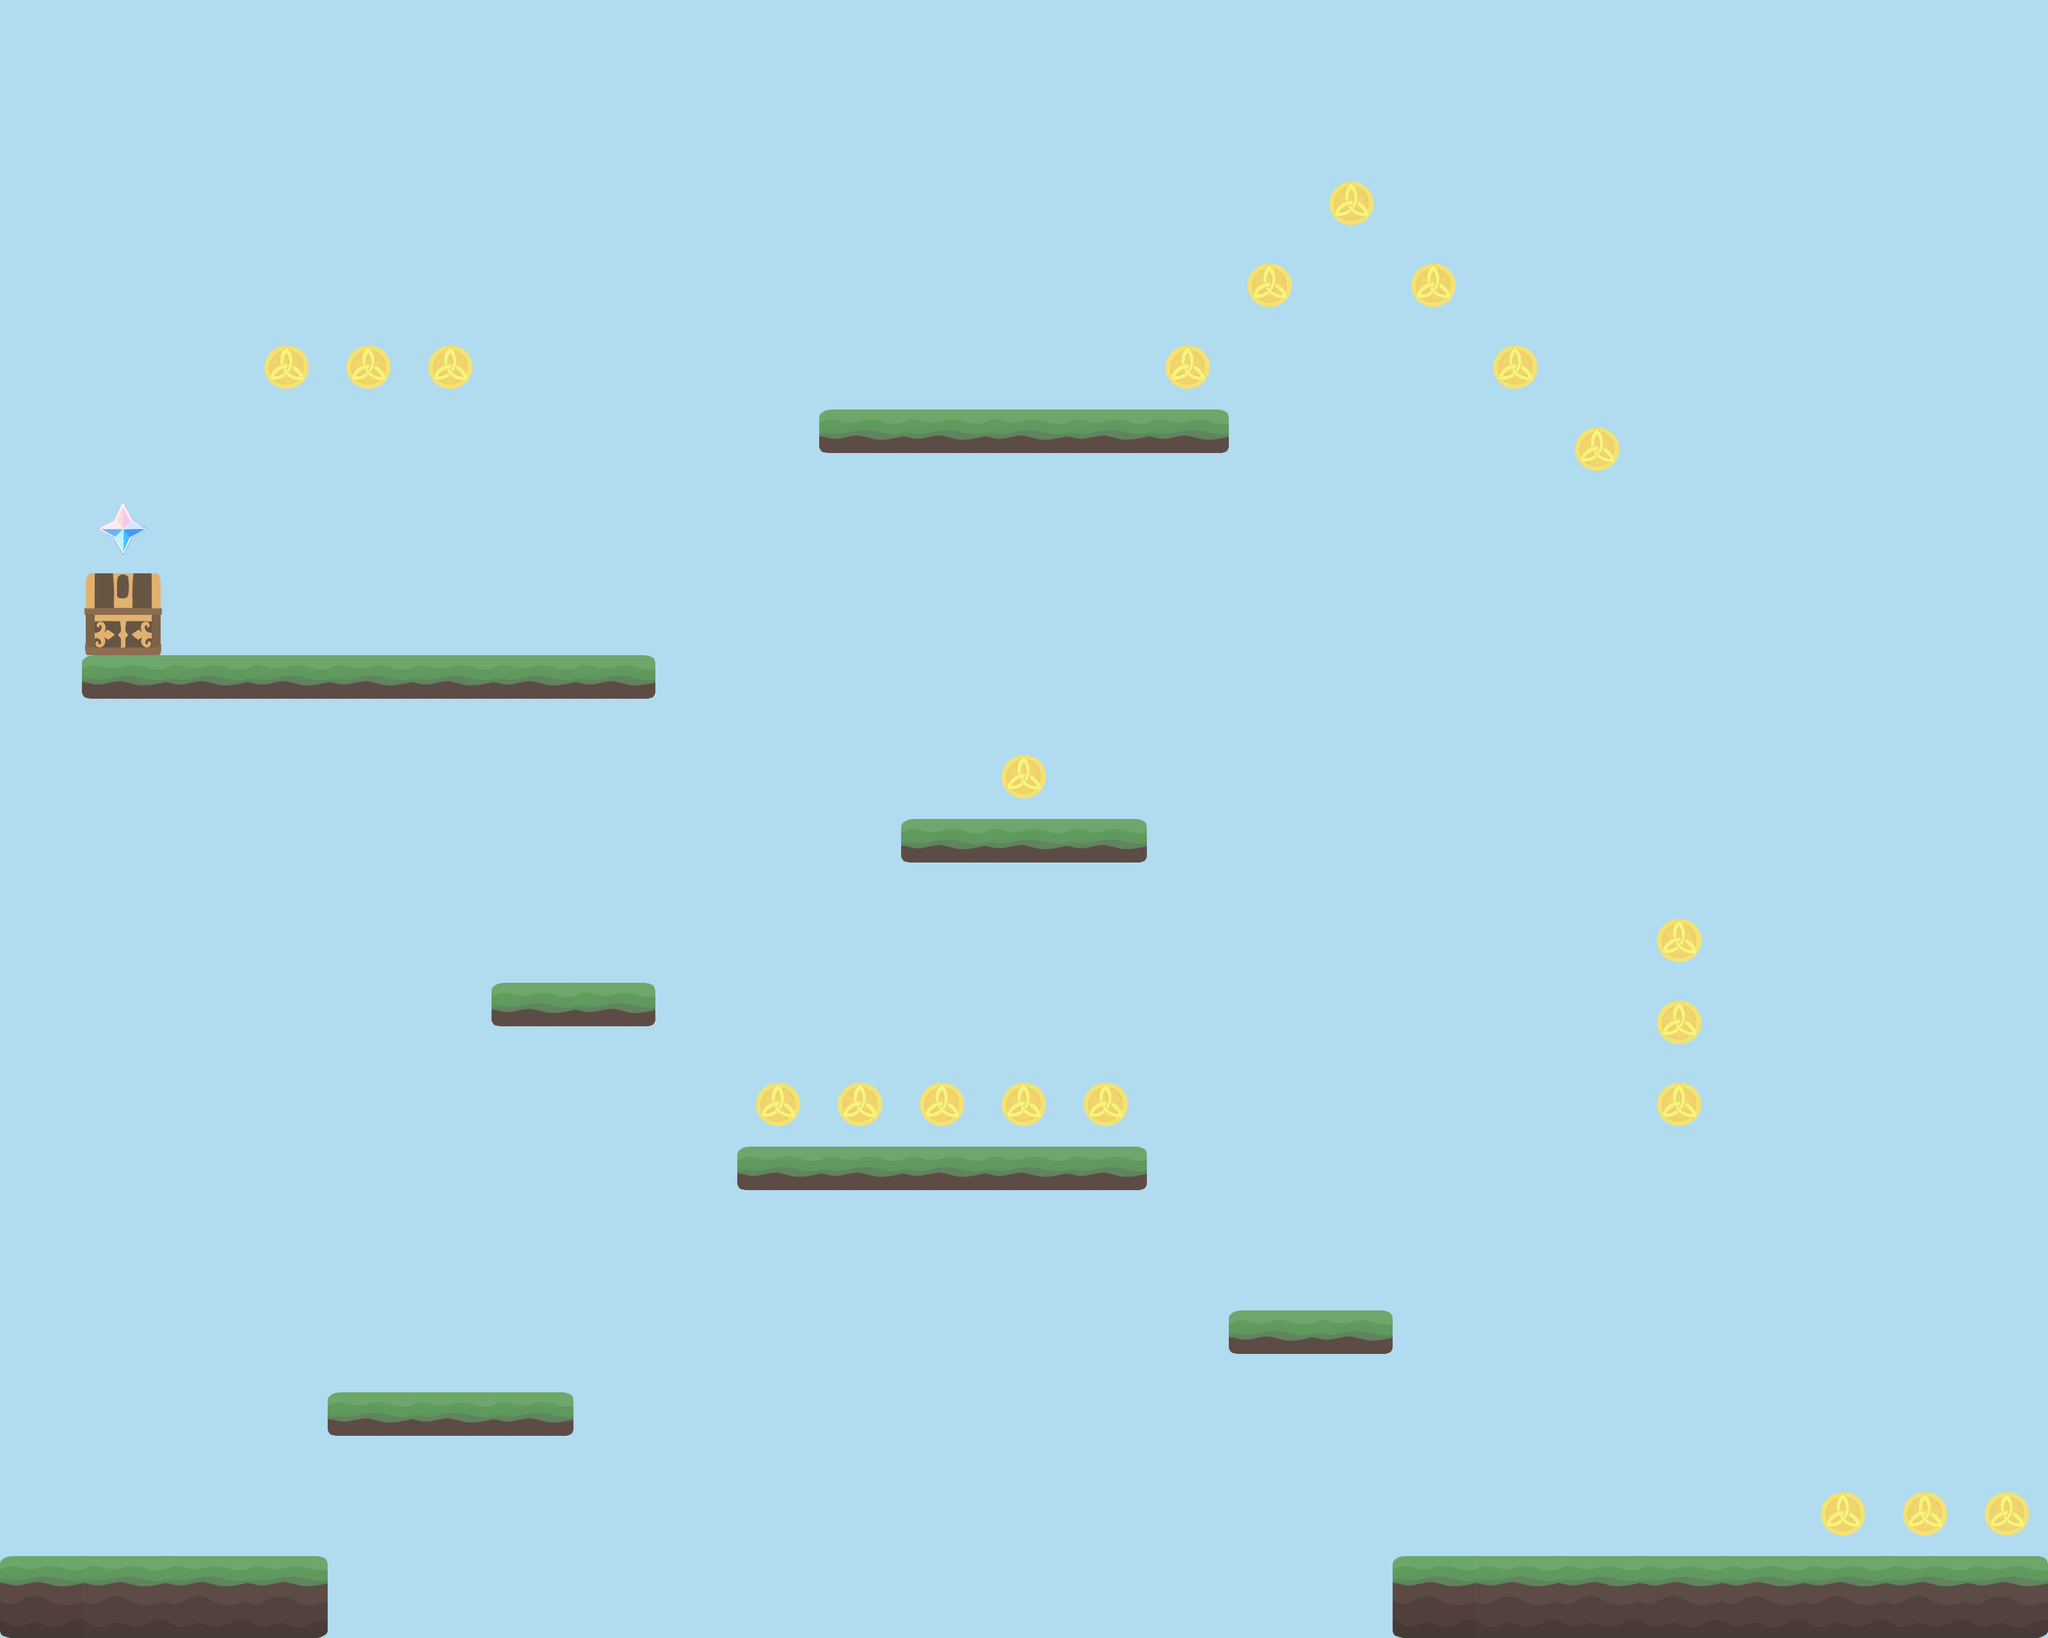

Rendered tile map (Tiled .tmx) drawn with the repository's tilesets; below, a short description and the map source with its tile grids summarised:
An orthogonal 25x20 tile map with 128x128 px tiles, 3 tile layers (platforms, mora, primos), 2 tilesets and 11 objects.

<map version="1.5" tiledversion="1.7.0" orientation="orthogonal" renderorder="right-down" width="25" height="20" tilewidth="128" tileheight="128" infinite="0" backgroundcolor="#b1dbef" nextlayerid="4" nextobjectid="1">
 <tileset firstgid="1" name="myTiles" tilewidth="128" tileheight="128" tilecount="23" columns="0">
  <grid orientation="orthogonal" width="1" height="1" />
  <tile id="0">
   <image width="128" height="128" source="../sprites/blocks/dirt.png" />
  </tile>
  <tile id="1">
   <image width="128" height="128" source="../sprites/blocks/grass.png" />
  </tile>
  <tile id="2">
   <image width="128" height="128" source="../sprites/blocks/grassCliffLeft.png" />
  </tile>
  <tile id="3">
   <image width="128" height="128" source="../sprites/blocks/grassCliffRight.png" />
  </tile>
  <tile id="4">
   <image width="128" height="128" source="../sprites/blocks/grassCornerLeft.png" />
  </tile>
  <tile id="5">
   <image width="128" height="128" source="../sprites/blocks/grassCornerRight.png" />
  </tile>
  <tile id="6">
   <image width="128" height="128" source="../sprites/blocks/grassHalf.png" />
  </tile>
  <tile id="7">
   <image width="128" height="128" source="../sprites/blocks/grassHalfLeft.png" />
  </tile>
  <tile id="8">
   <image width="128" height="128" source="../sprites/blocks/grassHalfMid.png" />
  </tile>
  <tile id="9">
   <image width="128" height="128" source="../sprites/blocks/grassHalfRight.png" />
  </tile>
  <tile id="10">
   <image width="128" height="128" source="../sprites/blocks/grassHillLeft.png" />
  </tile>
  <tile id="11">
   <image width="128" height="128" source="../sprites/blocks/grassHillLeftMid.png" />
  </tile>
  <tile id="12">
   <image width="128" height="128" source="../sprites/blocks/grassHillRight.png" />
  </tile>
  <tile id="13">
   <image width="128" height="128" source="../sprites/blocks/grassHillRightMid.png" />
  </tile>
  <tile id="14">
   <image width="128" height="128" source="../sprites/blocks/grassLeft.png" />
  </tile>
  <tile id="15">
   <image width="128" height="128" source="../sprites/blocks/grassMid.png" />
  </tile>
  <tile id="16">
   <image width="128" height="128" source="../sprites/blocks/grassRight.png" />
  </tile>
  <tile id="17">
   <image width="128" height="128" source="../sprites/items/chest.png" />
  </tile>
  <tile id="18">
   <image width="128" height="128" source="../sprites/items/crate.png" />
  </tile>
  <tile id="19">
   <image width="128" height="128" source="../sprites/items/moraBig.png" />
  </tile>
  <tile id="20">
   <image width="128" height="128" source="../sprites/items/moraSmall.png" />
  </tile>
  <tile id="21">
   <image width="128" height="128" source="../sprites/items/primogemLarge.png" />
  </tile>
  <tile id="22">
   <image width="128" height="128" source="../sprites/items/primogemSmall.png" />
  </tile>
 </tileset>
 <tileset firstgid="24" name="myTiles" tilewidth="128" tileheight="128" tilecount="25" columns="0">
  <grid orientation="orthogonal" width="1" height="1" />
  <tile id="2">
   <image width="128" height="128" source="../sprites/blocks/grassLeft.png" />
   <objectgroup draworder="index" id="2">
    <object id="1" x="15.875" y="0.125">
     <polygon points="0,0 -5.75,0.875 -10.25,3.5 -13.625,6 -15.25,9.75 -16.25,12.75 -15.75,117.75 -14.125,122.5 -10.125,125.375 -3.75,127.5 3.375,128.125 112.625,127.875 112.25,-0.375" />
    </object>
   </objectgroup>
  </tile>
  <tile id="3">
   <image width="128" height="128" source="../sprites/blocks/grassMid.png" />
  </tile>
  <tile id="4">
   <image width="128" height="128" source="../sprites/blocks/grassRight.png" />
   <objectgroup draworder="index" id="2">
    <object id="1" x="112.875" y="0.125">
     <polygon points="0,0 6.5,0.5 12,3.25 14.625,8.125 15.375,11.5 15.5,118.125 13.25,121 7.875,125.5 -0.25,128.125 -112.875,128.125 -112.75,0.125" />
    </object>
   </objectgroup>
  </tile>
  <tile id="5">
   <image width="128" height="128" source="../sprites/blocks/grass.png" />
   <objectgroup draworder="index" id="2">
    <object id="1" x="17.75" y="0">
     <polygon points="0,0 -8.75,1.125 -13.5,5 -16.875,8 -17.875,11.75 -17.75,117.875 -15.25,122.375 -9.75,125.625 -1.75,128.125 95.875,128 102.875,125.25 109.125,121.25 110.875,117.375 110.25,10 107.625,4.5 101.375,1.25 96.75,-0.25" />
    </object>
   </objectgroup>
  </tile>
  <tile id="6">
   <image width="128" height="128" source="../sprites/blocks/grassCliffLeft.png" />
   <objectgroup draworder="index" id="2">
    <!-- 1 objects omitted --></objectgroup>
  </tile>
  <tile id="7">
   <image width="128" height="128" source="../sprites/blocks/grassCliffRight.png" />
   <objectgroup draworder="index" id="2">
    <!-- 1 objects omitted --></objectgroup>
  </tile>
  <tile id="10">
   <image width="128" height="128" source="../sprites/blocks/grassHalf.png" />
   <objectgroup draworder="index" id="2">
    <!-- 1 objects omitted --></objectgroup>
  </tile>
  <tile id="11">
   <image width="128" height="128" source="../sprites/blocks/grassHalfLeft.png" />
   <objectgroup draworder="index" id="2">
    <!-- 1 objects omitted --></objectgroup>
  </tile>
  <tile id="12">
   <image width="128" height="128" source="../sprites/blocks/grassHalfMid.png" />
   <objectgroup draworder="index" id="2">
    <!-- 1 objects omitted --></objectgroup>
  </tile>
  <tile id="13">
   <image width="128" height="128" source="../sprites/blocks/grassHalfRight.png" />
   <objectgroup draworder="index" id="2">
    <!-- 1 objects omitted --></objectgroup>
  </tile>
  <tile id="16">
   <image width="128" height="128" source="../sprites/items/chest.png" />
  </tile>
  <tile id="17">
   <image width="128" height="128" source="../sprites/items/crate.png" />
  </tile>
  <tile id="18">
   <image width="128" height="128" source="../sprites/items/moraBig.png" />
  </tile>
  <tile id="19">
   <image width="128" height="128" source="../sprites/items/moraSmall.png" />
  </tile>
  <tile id="20">
   <image width="128" height="128" source="../sprites/items/primogemLarge.png" />
  </tile>
  <tile id="21">
   <image width="128" height="128" source="../sprites/items/primogemSmall.png" />
  </tile>
  <tile id="29">
   <image width="128" height="128" source="../sprites/blocks/dirt.png" />
  </tile>
  <tile id="39">
   <image width="128" height="128" source="../sprites/blocks/grassCornerLeft.png" />
  </tile>
  <tile id="40">
   <image width="128" height="128" source="../sprites/blocks/grassCornerRight.png" />
  </tile>
  <tile id="43">
   <image width="128" height="128" source="../sprites/blocks/grassHillLeftMid.png" />
  </tile>
  <tile id="44">
   <image width="128" height="128" source="../sprites/blocks/grassHillRightMid.png" />
  </tile>
  <tile id="45">
   <image width="128" height="128" source="../sprites/blocks/grassHillLeft.png" />
   <objectgroup draworder="index" id="2">
    <!-- 1 objects omitted --></objectgroup>
  </tile>
  <tile id="46">
   <image width="128" height="128" source="../sprites/blocks/grassHillRight.png" />
   <objectgroup draworder="index" id="2">
    <!-- 1 objects omitted --></objectgroup>
  </tile>
  <tile id="70">
   <image width="128" height="128" source="../sprites/slimes/waterSlime0.png" />
   <animation>
    <frame tileid="70" duration="180" />
    <frame tileid="71" duration="180" />
   </animation>
  </tile>
  <tile id="71">
   <image width="128" height="128" source="../sprites/slimes/waterSlime1.png" />
  </tile>
 </tileset>
 <layer id="1" name="platforms" width="25" height="20">
  <data>[500 cells, 40 non-empty, 7 distinct tile ids]</data>
 </layer>
 <layer id="2" name="mora" width="25" height="20">
  <data>[500 cells, 21 non-empty, 1 distinct tile ids]</data>
 </layer>
 <layer id="3" name="primos" width="25" height="20">
  <data>[500 cells, 1 non-empty, 1 distinct tile ids]</data>
 </layer>
</map>
<!-- 8 of 11 objects omitted -->
